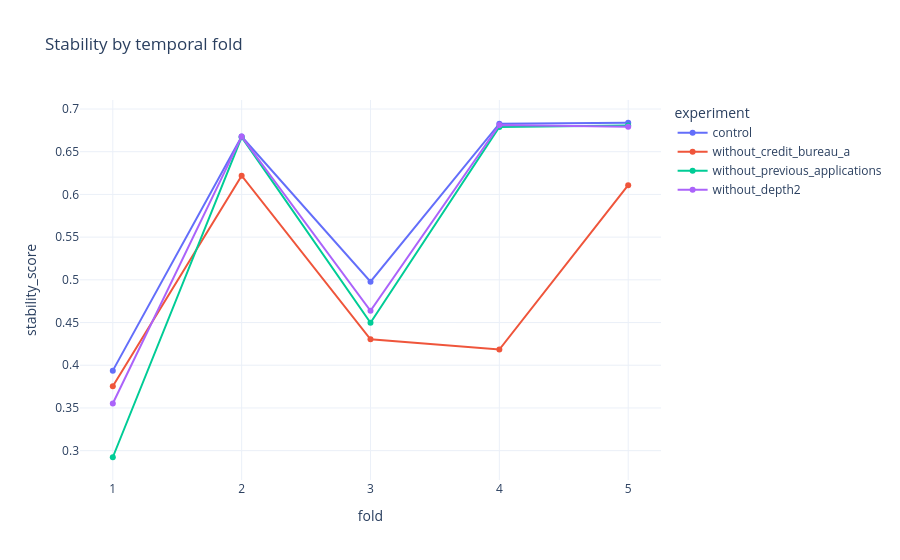

Notebook source saved alongside this figure:
### Code cell
folds = pd.DataFrame(result["folds"])
px.line(
    folds,
    x="fold",
    y="stability_score",
    color="experiment",
    markers=True,
    template="plotly_white",
    title="Stability by temporal fold",
).show()

### Figure 1 — Plotly figure (JSON) as saved in the notebook; plotly's stock layout.template omitted (floating-point values rounded to 4 significant figures)
{"data": [{"hovertemplate": "experiment=control<br>fold=%{x}<br>stability_score=%{y}<extra></extra>", "legendgroup": "control", "line": {"color": "#636efa", "dash": "solid"}, "marker": {"symbol": "circle"}, "mode": "lines+markers", "name": "control", "orientation": "v", "showlegend": true, "type": "scatter", "x": [1, 2, 3, 4, 5], "xaxis": "x", "y": [0.3937, 0.6677, 0.4978, 0.6828, 0.6839], "yaxis": "y"}, {"hovertemplate": "experiment=without_credit_bureau_a<br>fold=%{x}<br>stability_score=%{y}<extra></extra>", "legendgroup": "without_credit_bureau_a", "line": {"color": "#EF553B", "dash": "solid"}, "marker": {"symbol": "circle"}, "mode": "lines+markers", "name": "without_credit_bureau_a", "orientation": "v", "showlegend": true, "type": "scatter", "x": [1, 2, 3, 4, 5], "xaxis": "x", "y": [0.3754, 0.622, 0.4303, 0.4184, 0.6108], "yaxis": "y"}, {"hovertemplate": "experiment=without_previous_applications<br>fold=%{x}<br>stability_score=%{y}<extra></extra>", "legendgroup": "without_previous_applications", "line": {"color": "#00cc96", "dash": "solid"}, "marker": {"symbol": "circle"}, "mode": "lines+markers", "name": "without_previous_applications", "orientation": "v", "showlegend": true, "type": "scatter", "x": [1, 2, 3, 4, 5], "xaxis": "x", "y": [0.2923, 0.6671, 0.4498, 0.679, 0.6806], "yaxis": "y"}, {"hovertemplate": "experiment=without_depth2<br>fold=%{x}<br>stability_score=%{y}<extra></extra>", "legendgroup": "without_depth2", "line": {"color": "#ab63fa", "dash": "solid"}, "marker": {"symbol": "circle"}, "mode": "lines+markers", "name": "without_depth2", "orientation": "v", "showlegend": true, "type": "scatter", "x": [1, 2, 3, 4, 5], "xaxis": "x", "y": [0.3552, 0.6677, 0.4637, 0.6814, 0.6792], "yaxis": "y"}], "layout": {"legend": {"title": {"text": "experiment"}, "tracegroupgap": 0}, "title": {"text": "Stability by temporal fold"}, "xaxis": {"anchor": "y", "domain": [0.0, 1.0], "title": {"text": "fold"}}, "yaxis": {"anchor": "x", "domain": [0.0, 1.0], "title": {"text": "stability_score"}}}}
